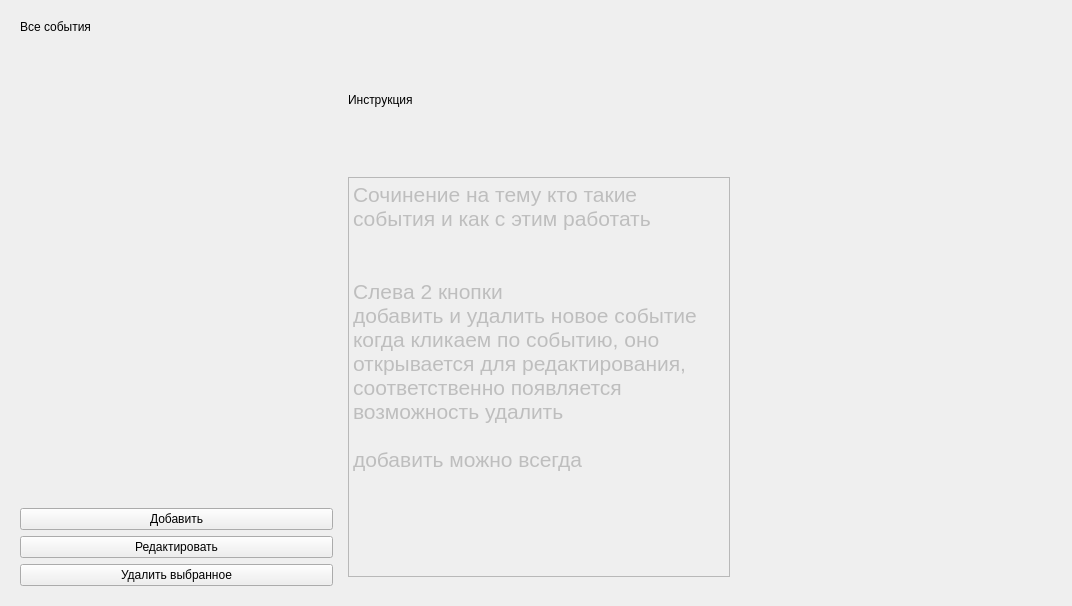
<?xml version="1.0" encoding="UTF-8"?>
<ui version="4.0">
 <class>AdminEventsWidget</class>
 <widget class="QWidget" name="AdminEventsWidget">
  <property name="geometry">
   <rect>
    <x>0</x>
    <y>0</y>
    <width>1072</width>
    <height>606</height>
   </rect>
  </property>
  <property name="windowTitle">
   <string>Form</string>
  </property>
  <layout class="QHBoxLayout" name="horizontalLayout">
   <item>
    <widget class="QWidget" name="Widget" native="true">
     <layout class="QHBoxLayout" name="horizontalLayout_3">
      <item>
       <layout class="QVBoxLayout" name="verticalLayout_7">
        <item>
         <widget class="QLabel" name="label_categoryList_title_2">
          <property name="text">
           <string>Все события</string>
          </property>
         </widget>
        </item>
        <item>
         <widget class="MenuSelectedWidget" name="scrollArea_events" native="true">
          <property name="sizePolicy">
           <sizepolicy hsizetype="Expanding" vsizetype="Expanding">
            <horstretch>0</horstretch>
            <verstretch>0</verstretch>
           </sizepolicy>
          </property>
         </widget>
        </item>
        <item>
         <widget class="QPushButton" name="pushButton_addEvent">
          <property name="text">
           <string>Добавить</string>
          </property>
         </widget>
        </item>
        <item>
         <widget class="QPushButton" name="pushButton_editEvent">
          <property name="text">
           <string>Редактировать</string>
          </property>
         </widget>
        </item>
        <item>
         <widget class="QPushButton" name="pushButton_deleteSelectedEvents">
          <property name="text">
           <string>Удалить выбранное</string>
          </property>
         </widget>
        </item>
       </layout>
      </item>
      <item>
       <widget class="QWidget" name="widget_editCategoryMenu_2" native="true">
        <property name="minimumSize">
         <size>
          <width>400</width>
          <height>0</height>
         </size>
        </property>
        <layout class="QVBoxLayout" name="verticalLayout_5">
         <item>
          <widget class="QLabel" name="label_Intruction_title_2">
           <property name="maximumSize">
            <size>
             <width>16777215</width>
             <height>200</height>
            </size>
           </property>
           <property name="text">
            <string>Инструкция</string>
           </property>
          </widget>
         </item>
         <item>
          <widget class="QTextEdit" name="textEdit_instruction_2">
           <property name="enabled">
            <bool>false</bool>
           </property>
           <property name="maximumSize">
            <size>
             <width>400</width>
             <height>400</height>
            </size>
           </property>
           <property name="readOnly">
            <bool>true</bool>
           </property>
           <property name="html">
            <string>&lt;!DOCTYPE HTML PUBLIC &quot;-//W3C//DTD HTML 4.0//EN&quot; &quot;http://www.w3.org/TR/REC-html40/strict.dtd&quot;&gt;
&lt;html&gt;&lt;head&gt;&lt;meta name=&quot;qrichtext&quot; content=&quot;1&quot; /&gt;&lt;style type=&quot;text/css&quot;&gt;
p, li { white-space: pre-wrap; }
&lt;/style&gt;&lt;/head&gt;&lt;body style=&quot; font-family:'MS Shell Dlg 2'; font-size:8.25pt; font-weight:400; font-style:normal;&quot;&gt;
&lt;p style=&quot; margin-top:0px; margin-bottom:0px; margin-left:0px; margin-right:0px; -qt-block-indent:0; text-indent:0px;&quot;&gt;&lt;span style=&quot; font-size:16pt;&quot;&gt;Сочинение на тему кто такие события и как с этим работать&lt;/span&gt;&lt;/p&gt;
&lt;p style=&quot; margin-top:0px; margin-bottom:0px; margin-left:0px; margin-right:0px; -qt-block-indent:0; text-indent:0px;&quot;&gt;&lt;span style=&quot; font-size:16pt;&quot;&gt;&lt;br /&gt;&lt;br /&gt;Слева 2 кнопки&lt;br /&gt;добавить и удалить новое событие&lt;br /&gt;когда кликаем по событию, оно открывается для редактирования, соответственно появляется возможность удалить&lt;br /&gt;&lt;br /&gt;добавить можно всегда&lt;br /&gt;&lt;/span&gt;&lt;/p&gt;&lt;/body&gt;&lt;/html&gt;</string>
           </property>
          </widget>
         </item>
        </layout>
       </widget>
      </item>
      <item>
       <spacer name="horizontalSpacer">
        <property name="orientation">
         <enum>Qt::Horizontal</enum>
        </property>
        <property name="sizeHint" stdset="0">
         <size>
          <width>40</width>
          <height>20</height>
         </size>
        </property>
       </spacer>
      </item>
     </layout>
    </widget>
   </item>
  </layout>
 </widget>
 <customwidgets>
  <customwidget>
   <class>MenuSelectedWidget</class>
   <extends>QWidget</extends>
   <header>src/ui/MenuSelectedWidget.h</header>
   <container>1</container>
  </customwidget>
 </customwidgets>
 <resources/>
 <connections/>
</ui>
